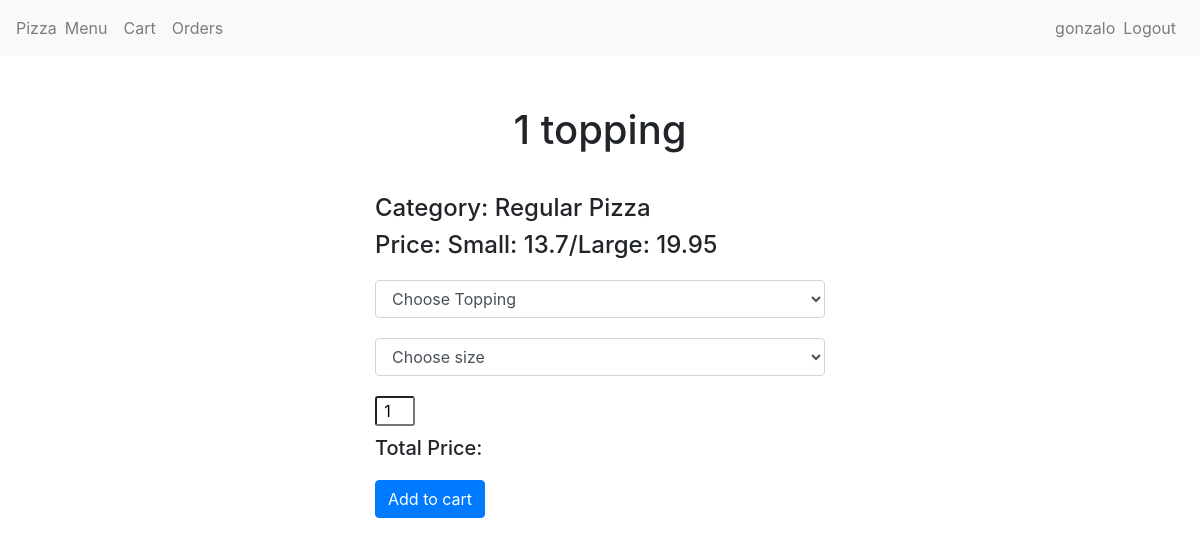
Page /menu/30 (signed in) on the committed database.
### orders/models.py (models this page shows)
class Item(models.Model):
    name = models.CharField(max_length=64)
    category = models.ForeignKey(
        Category, null=True, on_delete=models.CASCADE, related_name="items")
    one_price = models.FloatField(blank=True, null=True)
    price_small = models.FloatField(blank=True, null=True)
    price_large = models.FloatField(blank=True, null=True)
    number_toppings = models.IntegerField(blank=True, null=True)
    add_ons = models.BooleanField(default=False)
    extra_cheese = models.BooleanField(default=False)
    def __str__(self):
            return f"{self.name}"

class Category(models.Model):
    name = models.CharField(max_length=64)
    def __str__(self):
        return f"{self.name}"

### orders/views.py (the view, shortened to what this page needs)
# urls.py: path("menu/<int:item_id>", views.item_view, name="item"),
def item_view(request, item_id):
    if not request.user.is_authenticated:
        return render(request, "orders/login.html")
    item = Item.objects.get(pk=item_id)
    number_toppings = None
    if item.number_toppings and item.number_toppings > 0:
        number_toppings = range(1, item.number_toppings+1)
    add_on_list = None
    if item.add_ons:
        add_on_list = []
        i = 1
        for j in Add_On.objects.all():
            add_on_list.append({"index": i, "add_on": j})
            i+=1
    context = {
        "item": item, "number_toppings": number_toppings, "toppings": Topping.objects.all(), "add_on_list": add_on_list
    }
    return render(request, "orders/item.html", context)

### orders/models.py (called while the page is built)
    def __str__(self):
        return f"{self.name}"

### orders/templates/orders/item.html (shortened to what this page needs)
{% extends "orders/base.html" %}
{% block body %}
<div class="item-container">
    <h1 id="category" class="center-header"  value="{{ category.id }}">{{ item }}</h1>
    <div id="item-form">
        <h4>Category: {{ item.category }}</h4>
        {% if item.one_price %}
        <h4 id="one-price-id" data-price="{{item.one_price}}">Price: {{item.one_price}}</h4>
        {% else %}
        <h4>Price: Small: {{ item.price_small }}/Large: {{ item.price_large }}</h4>
        {% endif %}
        <form action="{% url 'item' item.id %}" data-url="{% url 'item' item.id %}" method="POST"  class="menu-form" id="detail">
            {% if number_toppings %}
            <div class="form-group2">
                {% for number in number_toppings  %}
                <select class="form-control form-group2 topping" id="topping {{number}}" name="topping{{number}}">
                    <option value="" selected disabled>Choose Topping</option>
                </select>
                {% endfor %}
            </div>
            {% endif %}
            {% if item.one_price is None %}
            <select class="form-control form-group2" id="price-selection" name="size">
                <option  value="" data-price="" selected disabled>Choose size</option>
            </select>
            {% endif %}
            <div class="form-group4">
                <input type="number" class="purchase" id="quantity" name="quantity" min="1" value="1"
                    oninput="validity.valid||(value='');">
            </div>
            {% if item.one_price is None %}
            <h5 id="total-price" name="total-price" data-label="Total price:">Total Price:</h5>
            {% else %}
            <h5 id="total-price" name="total-price" data-label="Total Price: {{item.one_price}}"
                data-price="{{item.one_price}}">Total Price: {{item.one_price}}</h5>
            {% endif %}
            <div class="form-group4">
                <button type="submit" class="btn btn-primary">Add to cart</button>
            </div>
        </form>
    </div>
</div>
{% endblock %}

### orders/templates/orders/base.html (shortened to what this page needs)
{% load static %}
<!DOCTYPE html>
<html>
    <head>
        <link rel="stylesheet" href="https://maxcdn.bootstrapcdn.com/bootstrap/4.3.1/css/bootstrap.min.css">
        <link rel="stylesheet" href="{% static 'orders/styles.css' %}"/>
    </head>
    <body>
        <nav class="navbar navbar-expand-lg navbar-light bg-light">
            <span class="navbar-text" id="page-name">Pizza</span>
            <div class="collapse navbar-collapse" id="navbarNav">
               {% if request.user.is_authenticated %}
                    <ul class="navbar-nav">
                        <li class="nav-item">
                            <a class="nav-link" href="{% url 'menu' %}">Menu</a>
                        </li>
                        <li class="nav-item">
                            <a class="nav-link" id="cart-link" href="{% url 'cart' %}">Cart</a>
                        </li>
                        {% if request.user.is_superuser %}
                            <li class="nav-item">
                                <a class="nav-link" href="{%url 'orders' %}">Orders</a>
                            </li>
                        {% endif %}
                    </ul>
                    <ul class="navbar-nav ml-auto">
                        <li>
                            <span class="navbar-text" id="username">
                                {{ request.user.username }}
                            </span>
                        </li>
                        <li class="nav-item">
                            <a class="nav-link" href="{% url 'logout' %}">Logout</a>
                        </li>
                    </ul>
                {% endif %}
            </div>
        </nav>
        <div class="container">
            <div class="row">
                <div class="col-xl-2 col-lg-2 col-md-2"></div>
                <div class="col-xl-8 col-lg-8 col-md-8" id="col-8">
                    {% block body %}{% endblock %}
                </div>
                <div class="col-xl-2 col-lg-2 col-md-2"></div>
            </div>
        </div>
    </body>
</html>

### orders/static/orders/styles.css (style rules this page uses)
.container { width: 100%; height: 100%; }
.form-group2 { margin-top: 20px; margin-bottom: 20px; }
.form-group4, .btn-primary { margin-top: 10px; margin-bottom: 10px; }
#quantity { height: 30px; width: 40px; border-radius: 3px; text-align: center; }
.center-header { text-align: center; margin-top: 50px; }
.item-container { width: 450px; margin-left: auto; margin-right: auto; }
.item-container #item-form { margin-top: 40px; }

### rows in the picture
Item: name "1 topping", category "Regular Pizza", price_small "13.7", price_large "19.95"

### other values in the picture
{{ request.user.username }} "gonzalo"
